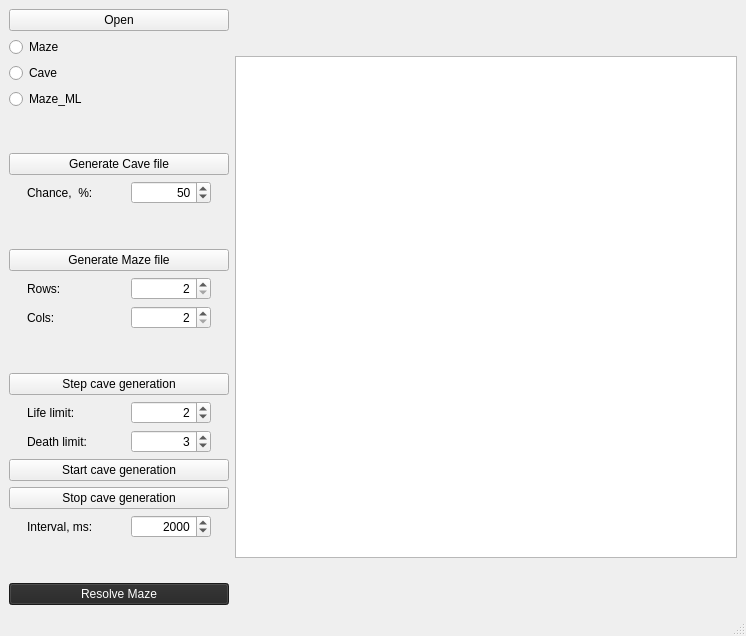
<?xml version="1.0" encoding="UTF-8"?>
<ui version="4.0">
 <class>s21::View</class>
 <widget class="QMainWindow" name="s21::View">
  <property name="geometry">
   <rect>
    <x>0</x>
    <y>0</y>
    <width>746</width>
    <height>636</height>
   </rect>
  </property>
  <property name="windowTitle">
   <string>View</string>
  </property>
  <widget class="QWidget" name="centralwidget">
   <layout class="QHBoxLayout" name="horizontalLayout_7">
    <item>
     <layout class="QVBoxLayout" name="verticalLayout_2">
      <item>
       <layout class="QVBoxLayout" name="verticalLayout">
        <item>
         <widget class="QPushButton" name="openFileButton">
          <property name="text">
           <string>Open</string>
          </property>
         </widget>
        </item>
        <item>
         <widget class="QRadioButton" name="Maze_radioButton">
          <property name="text">
           <string>Maze</string>
          </property>
         </widget>
        </item>
        <item>
         <widget class="QRadioButton" name="Cave_radioButton">
          <property name="text">
           <string>Cave</string>
          </property>
         </widget>
        </item>
        <item>
         <widget class="QRadioButton" name="ML_radioButton">
          <property name="text">
           <string>Maze_ML</string>
          </property>
         </widget>
        </item>
       </layout>
      </item>
      <item>
       <spacer name="verticalSpacer">
        <property name="orientation">
         <enum>Qt::Vertical</enum>
        </property>
        <property name="sizeHint" stdset="0">
         <size>
          <width>20</width>
          <height>40</height>
         </size>
        </property>
       </spacer>
      </item>
      <item>
       <widget class="QPushButton" name="generateCaveButton">
        <property name="text">
         <string>Generate Cave file</string>
        </property>
       </widget>
      </item>
      <item>
       <layout class="QHBoxLayout" name="horizontalLayout">
        <item>
         <widget class="QLabel" name="Chance_label">
          <property name="sizePolicy">
           <sizepolicy hsizetype="Fixed" vsizetype="Preferred">
            <horstretch>0</horstretch>
            <verstretch>0</verstretch>
           </sizepolicy>
          </property>
          <property name="minimumSize">
           <size>
            <width>80</width>
            <height>0</height>
           </size>
          </property>
          <property name="maximumSize">
           <size>
            <width>80</width>
            <height>16777215</height>
           </size>
          </property>
          <property name="text">
           <string>Chance,  %:</string>
          </property>
         </widget>
        </item>
        <item>
         <widget class="QSpinBox" name="Chance_spinBox">
          <property name="sizePolicy">
           <sizepolicy hsizetype="Minimum" vsizetype="Fixed">
            <horstretch>0</horstretch>
            <verstretch>0</verstretch>
           </sizepolicy>
          </property>
          <property name="minimumSize">
           <size>
            <width>50</width>
            <height>0</height>
           </size>
          </property>
          <property name="maximumSize">
           <size>
            <width>80</width>
            <height>16777215</height>
           </size>
          </property>
          <property name="alignment">
           <set>Qt::AlignRight|Qt::AlignTrailing|Qt::AlignVCenter</set>
          </property>
          <property name="maximum">
           <number>100</number>
          </property>
          <property name="value">
           <number>50</number>
          </property>
         </widget>
        </item>
       </layout>
      </item>
      <item>
       <spacer name="verticalSpacer_2">
        <property name="orientation">
         <enum>Qt::Vertical</enum>
        </property>
        <property name="sizeHint" stdset="0">
         <size>
          <width>20</width>
          <height>40</height>
         </size>
        </property>
       </spacer>
      </item>
      <item>
       <widget class="QPushButton" name="generateMazeButton">
        <property name="text">
         <string>Generate Maze file</string>
        </property>
       </widget>
      </item>
      <item>
       <layout class="QHBoxLayout" name="horizontalLayout_2">
        <item>
         <widget class="QLabel" name="rowsLabel">
          <property name="sizePolicy">
           <sizepolicy hsizetype="Fixed" vsizetype="Preferred">
            <horstretch>0</horstretch>
            <verstretch>0</verstretch>
           </sizepolicy>
          </property>
          <property name="minimumSize">
           <size>
            <width>80</width>
            <height>0</height>
           </size>
          </property>
          <property name="maximumSize">
           <size>
            <width>80</width>
            <height>16777215</height>
           </size>
          </property>
          <property name="text">
           <string>Rows:</string>
          </property>
          <property name="alignment">
           <set>Qt::AlignLeading|Qt::AlignLeft|Qt::AlignVCenter</set>
          </property>
         </widget>
        </item>
        <item>
         <widget class="QSpinBox" name="rowsSpinBox">
          <property name="sizePolicy">
           <sizepolicy hsizetype="Minimum" vsizetype="Fixed">
            <horstretch>0</horstretch>
            <verstretch>0</verstretch>
           </sizepolicy>
          </property>
          <property name="minimumSize">
           <size>
            <width>50</width>
            <height>0</height>
           </size>
          </property>
          <property name="maximumSize">
           <size>
            <width>80</width>
            <height>16777215</height>
           </size>
          </property>
          <property name="alignment">
           <set>Qt::AlignRight|Qt::AlignTrailing|Qt::AlignVCenter</set>
          </property>
          <property name="minimum">
           <number>2</number>
          </property>
          <property name="maximum">
           <number>50</number>
          </property>
         </widget>
        </item>
       </layout>
      </item>
      <item>
       <layout class="QHBoxLayout" name="horizontalLayout_3">
        <item>
         <widget class="QLabel" name="colsLabel">
          <property name="sizePolicy">
           <sizepolicy hsizetype="Fixed" vsizetype="Preferred">
            <horstretch>0</horstretch>
            <verstretch>0</verstretch>
           </sizepolicy>
          </property>
          <property name="minimumSize">
           <size>
            <width>80</width>
            <height>0</height>
           </size>
          </property>
          <property name="maximumSize">
           <size>
            <width>80</width>
            <height>16777215</height>
           </size>
          </property>
          <property name="text">
           <string>Cols:</string>
          </property>
          <property name="alignment">
           <set>Qt::AlignLeading|Qt::AlignLeft|Qt::AlignVCenter</set>
          </property>
         </widget>
        </item>
        <item>
         <widget class="QSpinBox" name="colsSpinBox">
          <property name="sizePolicy">
           <sizepolicy hsizetype="Minimum" vsizetype="Fixed">
            <horstretch>0</horstretch>
            <verstretch>0</verstretch>
           </sizepolicy>
          </property>
          <property name="minimumSize">
           <size>
            <width>50</width>
            <height>0</height>
           </size>
          </property>
          <property name="maximumSize">
           <size>
            <width>80</width>
            <height>16777215</height>
           </size>
          </property>
          <property name="sizeIncrement">
           <size>
            <width>80</width>
            <height>0</height>
           </size>
          </property>
          <property name="alignment">
           <set>Qt::AlignRight|Qt::AlignTrailing|Qt::AlignVCenter</set>
          </property>
          <property name="minimum">
           <number>2</number>
          </property>
          <property name="maximum">
           <number>50</number>
          </property>
         </widget>
        </item>
       </layout>
      </item>
      <item>
       <spacer name="verticalSpacer_3">
        <property name="orientation">
         <enum>Qt::Vertical</enum>
        </property>
        <property name="sizeHint" stdset="0">
         <size>
          <width>20</width>
          <height>40</height>
         </size>
        </property>
       </spacer>
      </item>
      <item>
       <widget class="QPushButton" name="NextCaveButton">
        <property name="text">
         <string>Step cave generation</string>
        </property>
       </widget>
      </item>
      <item>
       <layout class="QHBoxLayout" name="horizontalLayout_4">
        <item>
         <widget class="QLabel" name="LifeLimit_label">
          <property name="sizePolicy">
           <sizepolicy hsizetype="Fixed" vsizetype="Preferred">
            <horstretch>0</horstretch>
            <verstretch>0</verstretch>
           </sizepolicy>
          </property>
          <property name="minimumSize">
           <size>
            <width>80</width>
            <height>0</height>
           </size>
          </property>
          <property name="maximumSize">
           <size>
            <width>80</width>
            <height>16777215</height>
           </size>
          </property>
          <property name="text">
           <string>Life limit:</string>
          </property>
         </widget>
        </item>
        <item>
         <widget class="QSpinBox" name="LifeLimit_spinBox">
          <property name="sizePolicy">
           <sizepolicy hsizetype="Minimum" vsizetype="Fixed">
            <horstretch>0</horstretch>
            <verstretch>0</verstretch>
           </sizepolicy>
          </property>
          <property name="minimumSize">
           <size>
            <width>50</width>
            <height>0</height>
           </size>
          </property>
          <property name="maximumSize">
           <size>
            <width>80</width>
            <height>16777215</height>
           </size>
          </property>
          <property name="alignment">
           <set>Qt::AlignRight|Qt::AlignTrailing|Qt::AlignVCenter</set>
          </property>
          <property name="maximum">
           <number>7</number>
          </property>
          <property name="value">
           <number>2</number>
          </property>
         </widget>
        </item>
       </layout>
      </item>
      <item>
       <layout class="QHBoxLayout" name="horizontalLayout_5">
        <item>
         <widget class="QLabel" name="DeathLimit_label">
          <property name="sizePolicy">
           <sizepolicy hsizetype="Fixed" vsizetype="Preferred">
            <horstretch>0</horstretch>
            <verstretch>0</verstretch>
           </sizepolicy>
          </property>
          <property name="minimumSize">
           <size>
            <width>80</width>
            <height>0</height>
           </size>
          </property>
          <property name="maximumSize">
           <size>
            <width>80</width>
            <height>16777215</height>
           </size>
          </property>
          <property name="text">
           <string>Death limit:</string>
          </property>
         </widget>
        </item>
        <item>
         <widget class="QSpinBox" name="DeathLimit_spinBox">
          <property name="sizePolicy">
           <sizepolicy hsizetype="Minimum" vsizetype="Fixed">
            <horstretch>0</horstretch>
            <verstretch>0</verstretch>
           </sizepolicy>
          </property>
          <property name="minimumSize">
           <size>
            <width>50</width>
            <height>0</height>
           </size>
          </property>
          <property name="maximumSize">
           <size>
            <width>80</width>
            <height>16777215</height>
           </size>
          </property>
          <property name="alignment">
           <set>Qt::AlignRight|Qt::AlignTrailing|Qt::AlignVCenter</set>
          </property>
          <property name="maximum">
           <number>7</number>
          </property>
          <property name="value">
           <number>3</number>
          </property>
         </widget>
        </item>
       </layout>
      </item>
      <item>
       <widget class="QPushButton" name="StartCaveGen_pushButton">
        <property name="text">
         <string>Start cave generation</string>
        </property>
       </widget>
      </item>
      <item>
       <widget class="QPushButton" name="StopCaveGen_pushButton">
        <property name="text">
         <string>Stop cave generation</string>
        </property>
       </widget>
      </item>
      <item>
       <layout class="QHBoxLayout" name="horizontalLayout_6">
        <item>
         <widget class="QLabel" name="TimeInterval_label">
          <property name="sizePolicy">
           <sizepolicy hsizetype="Fixed" vsizetype="Preferred">
            <horstretch>0</horstretch>
            <verstretch>0</verstretch>
           </sizepolicy>
          </property>
          <property name="minimumSize">
           <size>
            <width>80</width>
            <height>0</height>
           </size>
          </property>
          <property name="maximumSize">
           <size>
            <width>80</width>
            <height>16777215</height>
           </size>
          </property>
          <property name="text">
           <string>Interval, ms:</string>
          </property>
         </widget>
        </item>
        <item>
         <widget class="QSpinBox" name="TimeInterval_spinBox">
          <property name="sizePolicy">
           <sizepolicy hsizetype="Minimum" vsizetype="Fixed">
            <horstretch>0</horstretch>
            <verstretch>0</verstretch>
           </sizepolicy>
          </property>
          <property name="minimumSize">
           <size>
            <width>50</width>
            <height>0</height>
           </size>
          </property>
          <property name="maximumSize">
           <size>
            <width>80</width>
            <height>16777215</height>
           </size>
          </property>
          <property name="alignment">
           <set>Qt::AlignRight|Qt::AlignTrailing|Qt::AlignVCenter</set>
          </property>
          <property name="maximum">
           <number>100000</number>
          </property>
          <property name="value">
           <number>2000</number>
          </property>
         </widget>
        </item>
       </layout>
      </item>
      <item>
       <spacer name="verticalSpacer_4">
        <property name="orientation">
         <enum>Qt::Vertical</enum>
        </property>
        <property name="sizeHint" stdset="0">
         <size>
          <width>20</width>
          <height>40</height>
         </size>
        </property>
       </spacer>
      </item>
      <item>
       <widget class="QPushButton" name="pushButton_Resolve">
        <property name="styleSheet">
         <string notr="true">QPushButton {
	background-color:  rgb(37, 37, 37);
    	color:  rgb(255, 255, 255);
}
QPushButton:pressed {
    background-color:  rgb(118, 118, 118);
}</string>
        </property>
        <property name="text">
         <string>Resolve Maze</string>
        </property>
       </widget>
      </item>
     </layout>
    </item>
    <item>
     <widget class="Scene" name="graphicsView">
      <property name="enabled">
       <bool>true</bool>
      </property>
      <property name="minimumSize">
       <size>
        <width>502</width>
        <height>502</height>
       </size>
      </property>
      <property name="maximumSize">
       <size>
        <width>502</width>
        <height>502</height>
       </size>
      </property>
     </widget>
    </item>
   </layout>
  </widget>
  <widget class="QMenuBar" name="menubar">
   <property name="geometry">
    <rect>
     <x>0</x>
     <y>0</y>
     <width>746</width>
     <height>24</height>
    </rect>
   </property>
  </widget>
  <widget class="QStatusBar" name="statusbar"/>
 </widget>
 <customwidgets>
  <customwidget>
   <class>Scene</class>
   <extends>QGraphicsView</extends>
   <header>scene.hpp</header>
  </customwidget>
 </customwidgets>
 <resources/>
 <connections/>
</ui>
